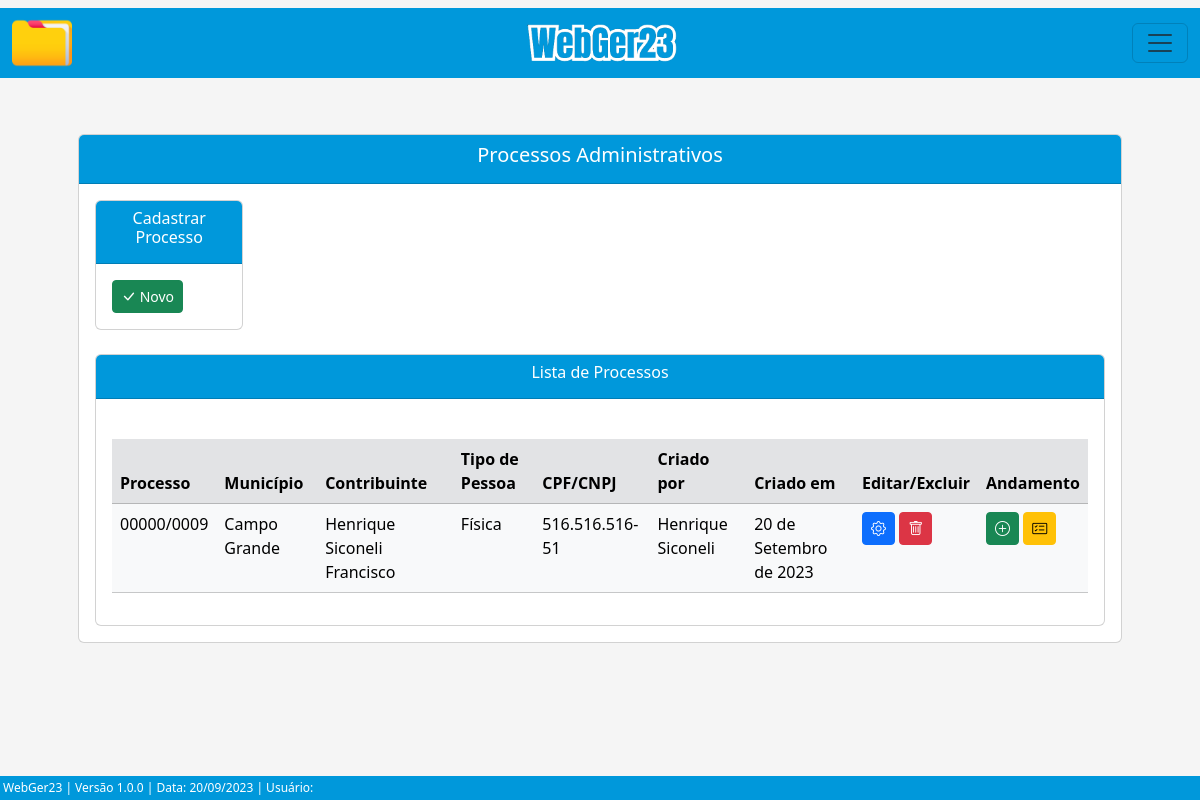
Page /listar/processo-adm/ on the earlier database version.
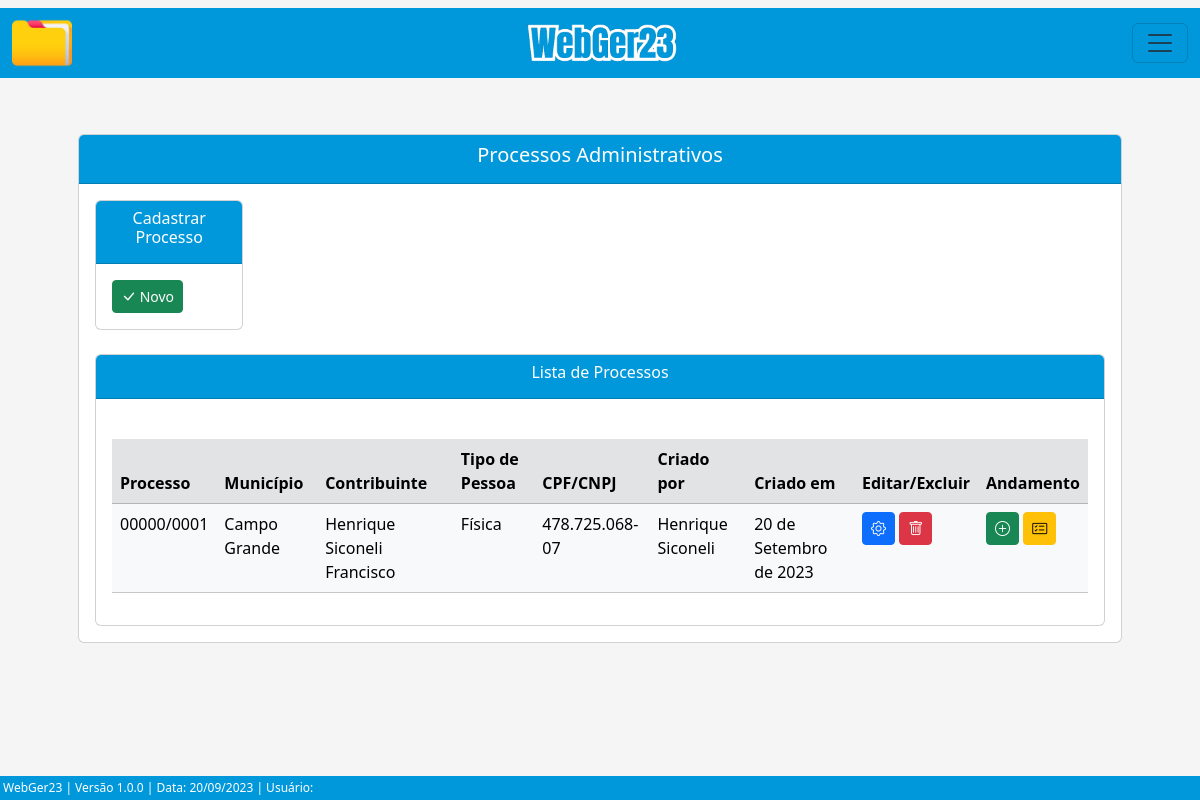
Same page on the later database version.
### processo/models.py (models this page shows, shortened)
class Base(models.Model): # Classe base, será herdada pelas outras classes
    data_criacao = models.DateField('data_criação', auto_now_add=True)
    data_alteracao = models.DateField('Alterado', auto_now=True)
    ativo = models.BooleanField('Ativo?', default=True)
    class Meta:
        abstract = True

class ProcessoAdm(Base):
    tipo_pessoas = (
        ('Física', 'Física'), ('Jurídica', 'Jurídica'),
    )
    criador_processo_adm = models.ForeignKey(get_user_model(), verbose_name='Usuário Criador', on_delete=models.CASCADE) # Usuário que criou o processo, utilizando chave primária com o get_user_model do django, para utilizar o usuário logado automaticamente
    numero = models.CharField(unique=True, verbose_name='N°', max_length=10) # Número do processo
    municipio = models.CharField(max_length=50, verbose_name='Município') # Município
    uf = models.CharField(max_length=2) # UF
    data_inicial = models.DateField(blank=True, null=True) # Data Inicial do Período do processo
    data_final = models.DateField(blank=True, null=True) # Data final do Período do processo
    data_div_ativa = models.DateField(blank=True, null=True) # Data dívida ativa
    valor_atributo = models.CharField(max_length=14, blank=True, null=True)  # Valor do atributo
    valor_multa = models.CharField(max_length=14, blank=True, null=True) # Valor da multa
    valor_credito = models.CharField(max_length=14, blank=True, null=True) # Valor do crédito
    valor_atualizado = models.CharField(max_length=14, blank=True, null=True) # Valor do atualizado
    data_valor_atualizado = models.DateField(blank=True, null=True) # Data valor atualizado
    nome_contribuinte = models.CharField(max_length=50)  # Nome / Razão Social
    tipo_pessoa = models.CharField(max_length=50, choices=tipo_pessoas) # Física / Jurídica
    documento = models.CharField(max_length=20, verbose_name='CPF/CNPJ', unique=True) # CPF / CNPJ
    nome_fantasia = models.CharField(max_length=50, blank=True, null=True) # Nome Fantasia
    email = models.EmailField(max_length=50, blank=True, null=True) # E-mail
    endereco = models.CharField(max_length=150) # Rua
    complemento = models.CharField(max_length=50, blank=True, null=True) # Complemento
    municipio_contribuinte = models.CharField(max_length=50, blank=True, null=True) # Município Contribuinte
    uf_contribuinte = models.CharField(max_length=2, verbose_name='UF', blank=True, null=True) # UF Contribuinte
    cep = models.CharField(max_length=10, blank=True, null=True) # CEP
    telefone = models.CharField(max_length=20, blank=True, null=True) # Telefone
    celular = models.CharField(max_length=20, blank=True, null=True) # Celular

### processo/views.py (the view)
# urls.py: path('listar/processo-adm/', ProcessoAdmList.as_view(), name='proc-adm-list'),
class ProcessoAdmList(ListView):
    model = ProcessoAdm
    template_name = 'processos/lists/processo_adm_list.html'

### processo/templates/processos/lists/processo_adm_list.html (shortened to what the changed rows need)
{% extends 'index.html' %}
{% load static %}
{% block conteudo %}
    <div class="container p-5">
        <div class="card">
            <div class="card-body">
                <br>
                <div class="card">
                    <div class="card-body">
                        <div class="table-responsive">
                            <br>
                            <table class="table table-hover table-light" id="tabela-listar">
                                <thead>
                                    <tr class="table-secondary">
                                        <th>Processo</th>
                                        <th>Município</th>
                                        <th>Contribuinte</th>
                                        <th>Tipo de Pessoa</th>
                                        <th>CPF/CNPJ</th>
                                        <th>Criado por</th>
                                        <th>Criado em</th>
                                        <th>Editar/Excluir</th>
                                        <th>Andamento</th>
                                    </tr>
                                </thead>
                                <tbody>
                                    {% for processo in object_list %}
                                    <tr>
                                        <td>{{ processo.numero }}</td>
                                        <td>{{ processo.municipio }}</td>
                                        <td>{{ processo.nome_contribuinte }}</td>
                                        <td>{{ processo.tipo_pessoa }}</td>
                                        <td>{{ processo.documento }}</td>
                                        <td>{{ processo.criador_processo_adm.get_full_name }}</td>
                                        <td>{{ processo.data_criacao }}</td>
                                        <td>
                                            <a href="{% url 'proc-adm-update' processo.pk %}" class="btn btn-primary btn-sm"><i class="bi bi-gear" style="font-size: 15px;"></i></a>
                                            <a href="{% url 'proc-adm-delete' processo.pk %}" class="btn btn-danger btn-sm"><i class="bi bi-trash" style="font-size: 15px;"></i></a>
                                        </td>
                                        <td>
                                            <a href="{% url 'andamento-adm-create' processo.pk %}" class="btn btn-success btn-sm" ><i class="bi bi-plus-circle" style="font-size: 15px;"></i></a>
                                            <a href="{% url 'andamento-adm-list' processo.pk %}" class="btn btn-warning btn-sm"><i class="bi bi-card-checklist" style="font-size: 15px;"></i></a>
                                        </td>
                                    </tr>
                                    {% endfor %}
                                </tbody>
                            </table>
                        </div>
                    </div>
                </div>
            </div>
        </div>
    </div>
{% endblock %}

Differences in the rows shown:
removed ProcessoAdm: numero "00000/0009", municipio "Campo Grande", nome_contribuinte "Henrique Siconeli Francisco", tipo_pessoa "Física", documento "516.516.516-51", criador_processo_adm.get_full_name "Henrique Siconeli", data_criacao "20 de Setembro de 2023"
added ProcessoAdm: numero "00000/0001", municipio "Campo Grande", nome_contribuinte "Henrique Siconeli Francisco", tipo_pessoa "Física", documento "478.725.068-07", criador_processo_adm.get_full_name "Henrique Siconeli", data_criacao "20 de Setembro de 2023"
